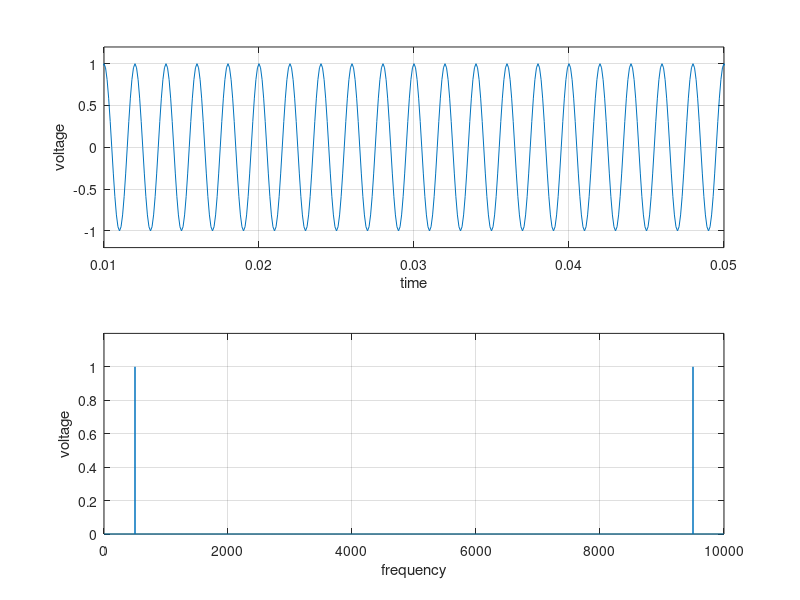

This chart was generated by the following MATLAB code:
% Generate and plot sine wave

fs = 10000; % sample rate
Ts = 1/fs;  % time step
t = 0:Ts:1-Ts; % time vector start / step / end

% generate wave
fb = 500; % Hz
A = 1; % Amplitude in V
ub = A * cos(2 * pi * fb * t);

%  Plot Time Domain (Zeitbereichsdarstellung)
figure(1);
subplot(2, 1, 1); % 2 rows, 1 column, 1st row
plot(t, ub), grid on; % ub(t)
axis([0.01 0.05 -1.2 1.2]);
xlabel('time');
ylabel('voltage');

% Calculate Frequency Spectrum 
% with Fast Fourier Transformation (FFT)
F = fft(ub); % fourier coefficient (= amplitude) at each frequency 
n = length(ub); % number of samples
f = (0 : n-1)*(fs/n); % vector of frequencies
volt = 2/n * abs(F); % absolute value of amplitude

% Plot Frequency Domain (Frequenzbereichsdarstellung)
subplot(2, 1, 2); % 2nd row
plot(f, volt); % volt(f)
grid on;
axis([0 10000 0 1.2])
xlabel('frequency');
ylabel('voltage');
